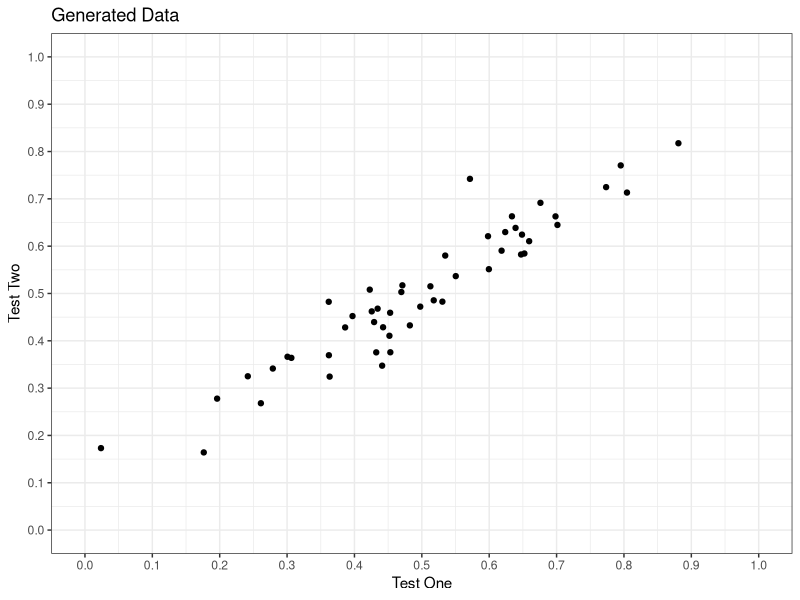
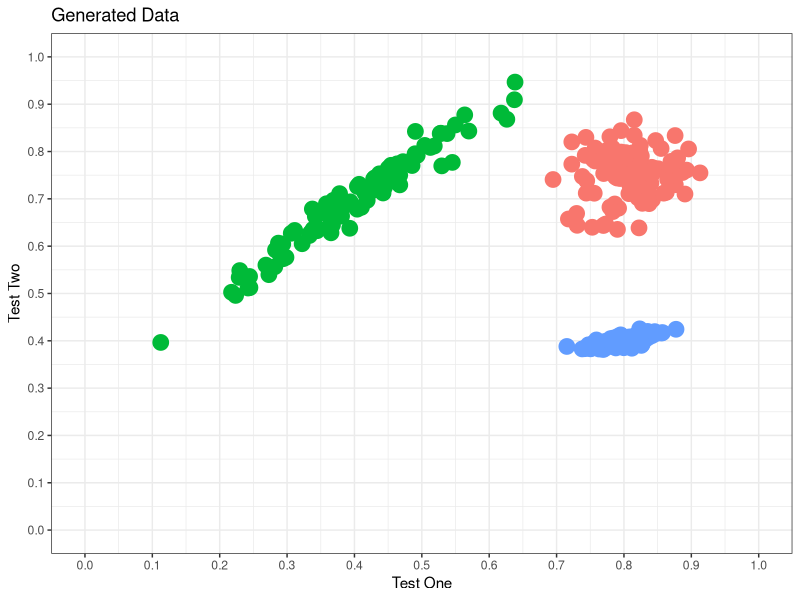
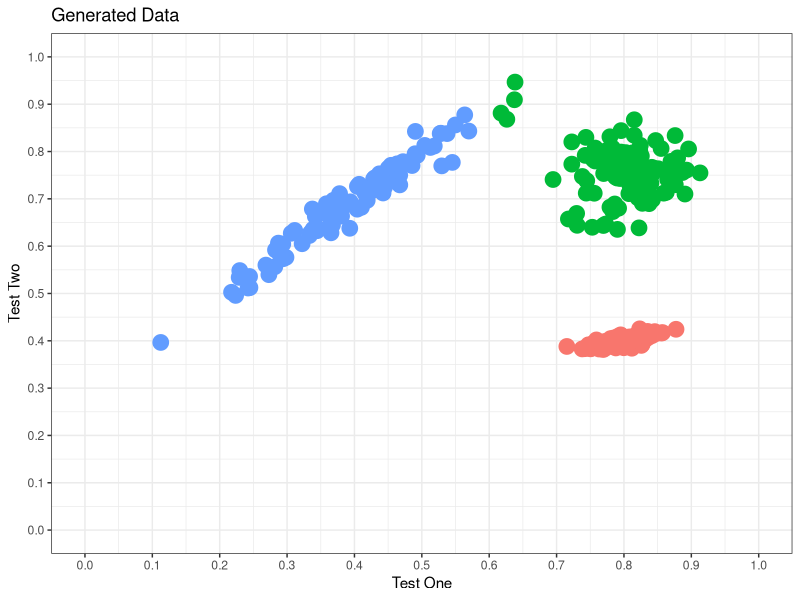

Reproduce these figures in R, in order.
## ---- chunk 1
library(ggplot2)

n <- 50
rn1 <- rnorm(n)
rn2 <- rnorm(n)

rn1.factor <- 3
rn2.factor <- 1

corr1 <- rn1.factor * rn1 + rn2.factor * rn2
corr1 <- scale(corr1)

t1.m <- 0.5
t1.sd <- 0.15
t1 <- t1.sd * rn1 + t1.m

t2.m <- 0.5
t2.sd <- 0.15
t2 <- corr1 * t2.sd + t2.m

t.cor <- cor(t1, t2)

df <- data.frame(test1=t1, test2=t2)

ggplot(df) +
  geom_point(aes(x=test1, y=test2), alpha=1) +
  xlim(0, 1) + ylim(0, 1) +
  scale_x_continuous(limits=c(0, 1), breaks=seq(0, 1, 0.1)) +
  scale_y_continuous(limits=c(0, 1), breaks=seq(0, 1, 0.1)) +
  xlab("Test One") + 
  ylab("Test Two") +
  ggtitle("Generated Data") +
  theme_bw()
## ---- chunk 2
gen_data <- function(center, std, mix, points){
  rn1 <- rnorm(points)
  rn2 <- rnorm(points)
  
  rn1.factor <- mix[1]
  rn2.factor <- mix[2]
  
  corr1 <- rn1.factor * rn1 + rn2.factor * rn2
  corr1 <- scale(corr1)
  
  t1.m <- center[1]
  t1.sd <- std[1]
  t1 <- t1.sd * rn1 + t1.m
  
  t2.m <- center[2]
  t2.sd <- std[2]
  t2 <- corr1 * t2.sd + t2.m
  
  t.cor <- cor(t1, t2)
  
  df <- data.frame(test1=t1, test2=t2)
  
  return(df)
}
## ---- chunk 3

n <- 100

c1 <- c(.8, .75)
c2 <- c(.4, .7)
c3 <- c(.8, .4)

std1 <- c(.05, .05)
std2 <- c(.1, .1)
std3 <- c(.03, .01)

mix1 <- c(1, 10)
mix2 <- c(5, 1)
mix3 <- c(2, 2)

clusters <- list()
clusters[[1]] <- list(c=c1, std=std1, mix=mix1)
clusters[[2]] <- list(c=c2, std=std2, mix=mix2)
clusters[[3]] <- list(c=c3, std=std3, mix=mix3)

groups <- c('red', 'green', 'blue')

df_list <- list()
for(i in 1:3){
  group.prob <- c(0.1, 0.1, 0.1)
  
  df <- gen_data(clusters[[i]]$c,
                 clusters[[i]]$std, 
                 clusters[[i]]$mix,
                 n)
  df['actual_grp'] <- i
  group.prob[i] <- 0.8
  df['grp'] <- sample(x = groups, size = n, replace = TRUE, prob = group.prob)
  df_list[[i]] <- df
}

df <- do.call("rbind", df_list)

ggplot(df) +
  geom_point(aes(x=test1, y=test2, color=as.factor(actual_grp)), 
             cex=5, alpha=1) +
  scale_x_continuous(limits=c(0, 1), breaks=seq(0, 1, 0.1)) +
  scale_y_continuous(limits=c(0, 1), breaks=seq(0, 1, 0.1)) +
  xlab("Test One") + 
  ylab("Test Two") +
  ggtitle("Generated Data") +
  theme_bw() + theme(legend.position="none")

## ---- chunk 4
library('proxy')

# df.km <- df[c('test1', 'test2', 'grp')]
df.km <- df[c('test1', 'test2')]
# for(i in df.km$grp){
#   df.km[i] <- as.integer(df.km$grp == i)
# }
# 
# df.km <- subset(df.km, select=-grp)

m <- as.matrix(df.km)
m <- scale(m)
d <- dist(m, method = "cosine")
km <- kmeans(d, centers = 3, nstart = 25)
df$predicted <- km$cluster

ggplot(df) +
  geom_point(aes(x=test1, y=test2, color=as.factor(predicted)), 
             cex=5, alpha=1) +
  scale_x_continuous(limits=c(0, 1), breaks=seq(0, 1, 0.1)) +
  scale_y_continuous(limits=c(0, 1), breaks=seq(0, 1, 0.1)) +
  xlab("Test One") + 
  ylab("Test Two") +
  ggtitle("Generated Data") +
  theme_bw() + theme(legend.position="none")
